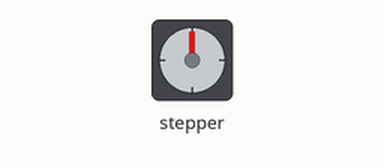
The sketch below on a simulated Arduino Uno, built with avr-gcc and run on an emulated ATmega328P. On the bench: stepper motor. Wiring (inferred from the names in the program): stepper motor driver (200 steps per turn assumed): step pin 7; direction pin 6.

Above: at 0.05 s.
At 0.2 s:
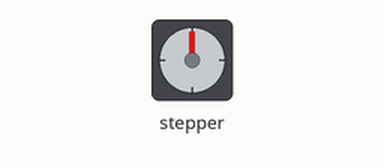
At 1.25 s:
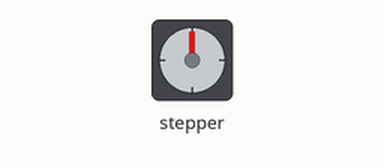
At 2.35 s:
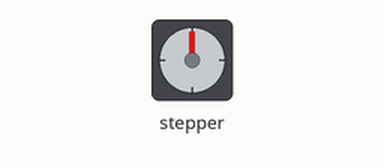
Timing chart, 0 to 5.5 s (numbered marks = the images above):
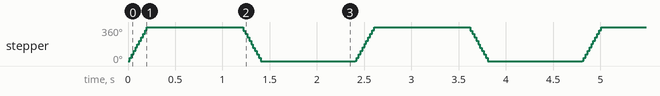

Measured:
- by itself, stepper: turns 360° clockwise in 0.18 s, then 360° counter-clockwise in 0.20 s, repeating every 2.4 s

The sketch:

Motor_3.ino
```cpp
// Define pin connections & motor's steps per revolution
const int dirPin = 6;
const int stepPin = 7;
const int stepsPerRevolution = 200;

void setup()
{
  // Declare pins as Outputs
  pinMode(stepPin, OUTPUT);
  pinMode(dirPin, OUTPUT);
}
void loop()
{
  // Set motor direction clockwise
  digitalWrite(dirPin, HIGH);

  // Spin motor slowly
  for(int x = 0; x < stepsPerRevolution; x++)
  {
    digitalWrite(stepPin, HIGH);
    delayMicroseconds(500);
    digitalWrite(stepPin, LOW);
    delayMicroseconds(500);
  }
  delay(1000); // Wait a second

  // Set motor direction counterclockwise
  digitalWrite(dirPin, LOW);

  // Spin motor quickly
  for(int x = 0; x < stepsPerRevolution; x++)
  {
    digitalWrite(stepPin, HIGH);
    delayMicroseconds(500);
    digitalWrite(stepPin, LOW);
    delayMicroseconds(500);
  }
  delay(1000); // Wait a second
}
```
